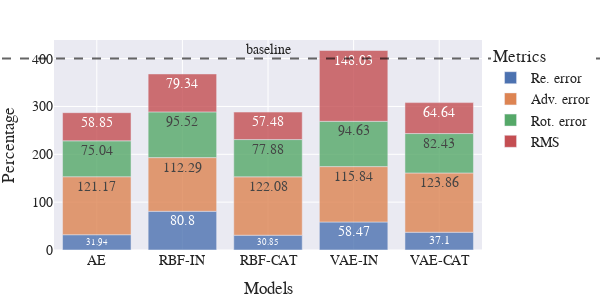

Source (notebook cell):
### Code cell
keys = list(comp_df.keys())
x = [k for k in keys for i in range(4)]
y = []
for k in keys:
    y += [comp_df[k][metric][0][0] for metric in METRICS]
df_formatted = dict(Models=x, Percentage=y, Metrics=METRICS_RENAME*len(keys))
fig = plot_bar(results=df_formatted, title="Generation performance of LSTM compared to MoE", 
        width=600, add_hline=True, annotation_text="baseline")
save_plot(fig, "img/ref/MoE_vs_LSTM.svg")
fig.show()

### Figure 1 — Plotly figure (JSON) as saved in the notebook; plotly's stock layout.template omitted (floating-point values rounded to 4 significant figures)
{"data": [{"alignmentgroup": "True", "hovertemplate": "Metrics=Re. error<br>Models=%{x}<br>Percentage=%{text}<extra></extra>", "legendgroup": "Re. error", "marker": {"color": "rgb(76,114,176)", "opacity": 0.8, "pattern": {"shape": ""}}, "name": "Re. error", "offsetgroup": "Re. error", "orientation": "v", "showlegend": true, "text": [31.94, 80.8, 30.85, 58.47, 37.1], "textposition": "auto", "type": "bar", "x": ["AE", "RBF-IN", "RBF-CAT", "VAE-IN", "VAE-CAT"], "xaxis": "x", "y": [31.94, 80.8, 30.85, 58.47, 37.1], "yaxis": "y"}, {"alignmentgroup": "True", "hovertemplate": "Metrics=Adv. error<br>Models=%{x}<br>Percentage=%{text}<extra></extra>", "legendgroup": "Adv. error", "marker": {"color": "rgb(221,132,82)", "opacity": 0.8, "pattern": {"shape": ""}}, "name": "Adv. error", "offsetgroup": "Adv. error", "orientation": "v", "showlegend": true, "text": [121.2, 112.3, 122.1, 115.8, 123.9], "textposition": "auto", "type": "bar", "x": ["AE", "RBF-IN", "RBF-CAT", "VAE-IN", "VAE-CAT"], "xaxis": "x", "y": [121.2, 112.3, 122.1, 115.8, 123.9], "yaxis": "y"}, {"alignmentgroup": "True", "hovertemplate": "Metrics=Rot. error<br>Models=%{x}<br>Percentage=%{text}<extra></extra>", "legendgroup": "Rot. error", "marker": {"color": "rgb(85,168,104)", "opacity": 0.8, "pattern": {"shape": ""}}, "name": "Rot. error", "offsetgroup": "Rot. error", "orientation": "v", "showlegend": true, "text": [75.04, 95.52, 77.88, 94.63, 82.43], "textposition": "auto", "type": "bar", "x": ["AE", "RBF-IN", "RBF-CAT", "VAE-IN", "VAE-CAT"], "xaxis": "x", "y": [75.04, 95.52, 77.88, 94.63, 82.43], "yaxis": "y"}, {"alignmentgroup": "True", "hovertemplate": "Metrics=RMS<br>Models=%{x}<br>Percentage=%{text}<extra></extra>", "legendgroup": "RMS", "marker": {"color": "rgb(196,78,82)", "opacity": 0.8, "pattern": {"shape": ""}}, "name": "RMS", "offsetgroup": "RMS", "orientation": "v", "showlegend": true, "text": [58.85, 79.34, 57.48, 148.0, 64.64], "textposition": "auto", "type": "bar", "x": ["AE", "RBF-IN", "RBF-CAT", "VAE-IN", "VAE-CAT"], "xaxis": "x", "y": [58.85, 79.34, 57.48, 148.0, 64.64], "yaxis": "y"}], "layout": {"annotations": [{"showarrow": false, "text": "baseline", "x": 0.5, "xanchor": "center", "xref": "x domain", "y": 400, "yanchor": "bottom", "yref": "y"}], "barmode": "relative", "font": {"family": "Serif", "size": 14}, "height": 300, "legend": {"title": {"text": "Metrics"}, "tracegroupgap": 0}, "margin": {"b": 5, "l": 5, "r": 5, "t": 40}, "shapes": [{"line": {"color": "black", "dash": "dash", "width": 2}, "opacity": 0.6, "type": "line", "x0": -0.5, "x1": 4.5, "xref": "x domain", "y0": 400, "y1": 400, "yref": "y"}], "width": 600, "xaxis": {"anchor": "y", "domain": [0, 1], "title": {"text": "Models"}}, "yaxis": {"anchor": "x", "domain": [0, 1], "title": {"text": "Percentage"}}}}
